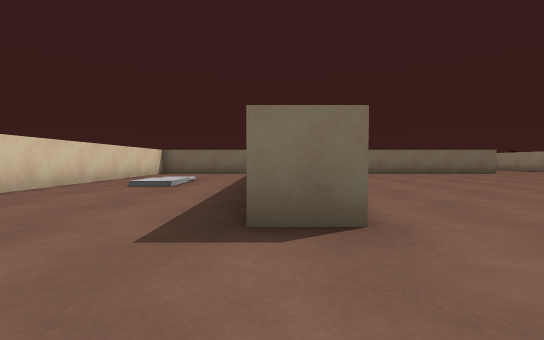
View 1 (above)

24 first-person views from a walk through a Unity game level. The camera is 0.55 m above the floor, tilts 2° down and sees 90° across. The floor is counted in squares, 1 m on a side. Each view is taken from the middle of a square. On the plan, view 1 faces up. The plan holds only what a view shows up to about 9 squares ahead; the rest is blank. The place goes on beyond the plan.

View 2
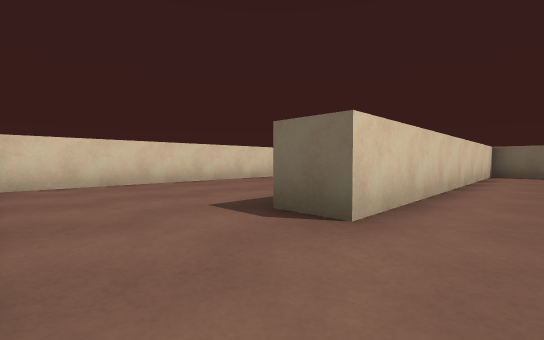

View 3
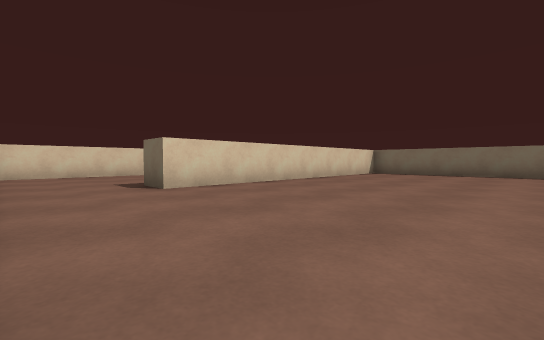

View 4
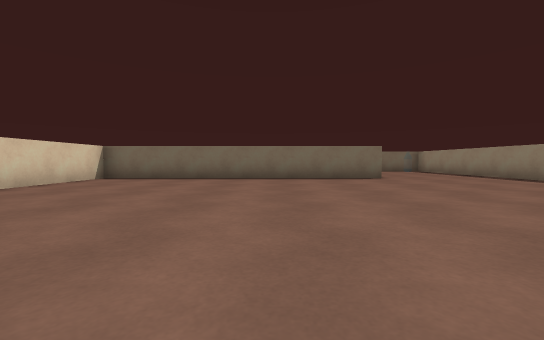

View 5
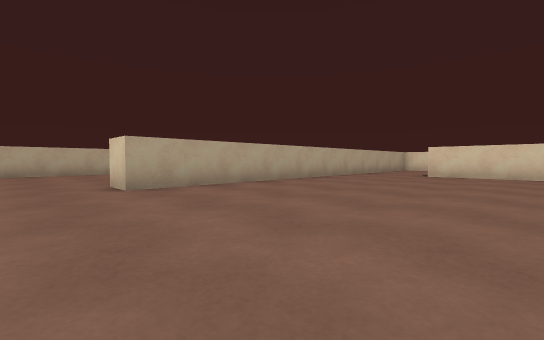

View 6
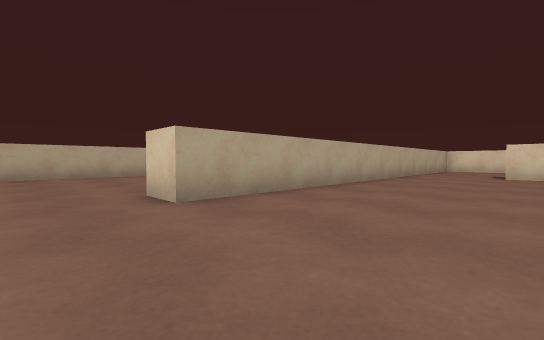

View 7
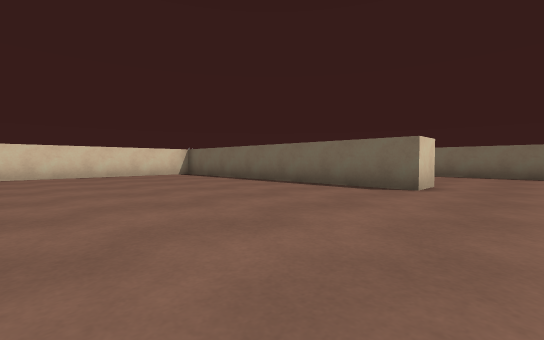

View 8
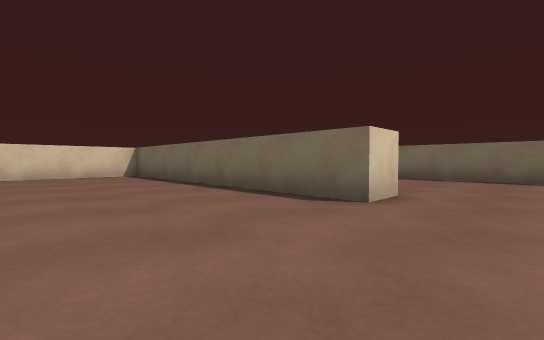

View 9
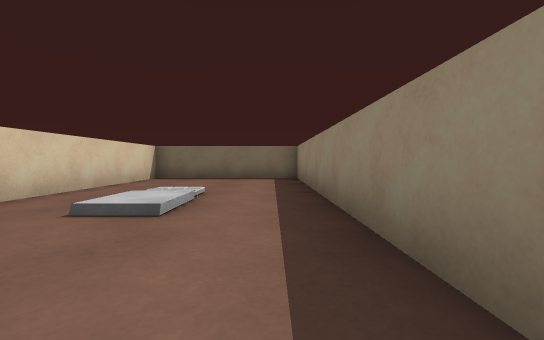

View 10
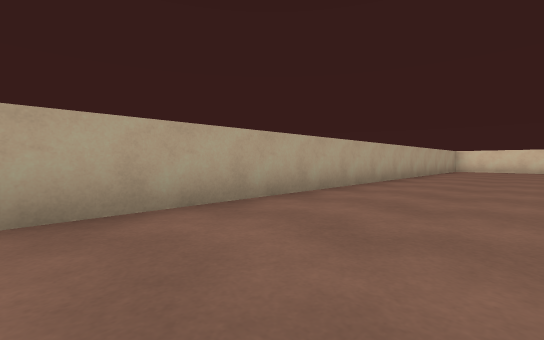

View 11
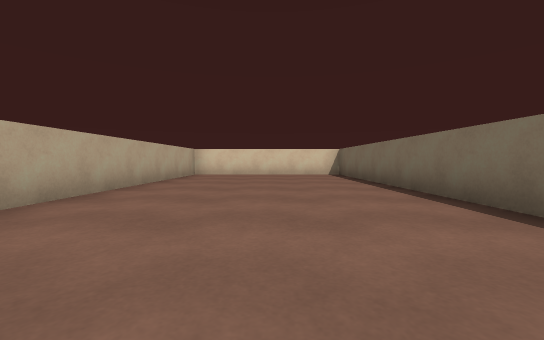

View 12
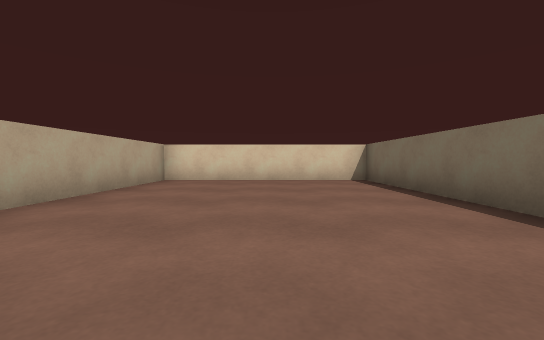

View 13
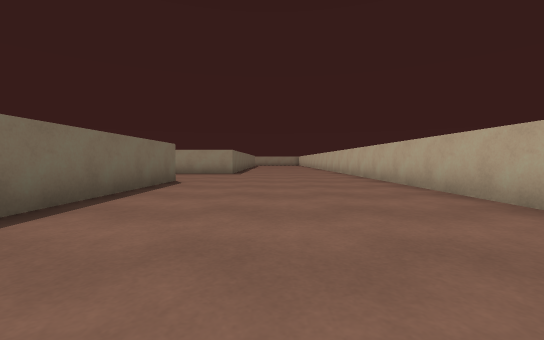

View 14
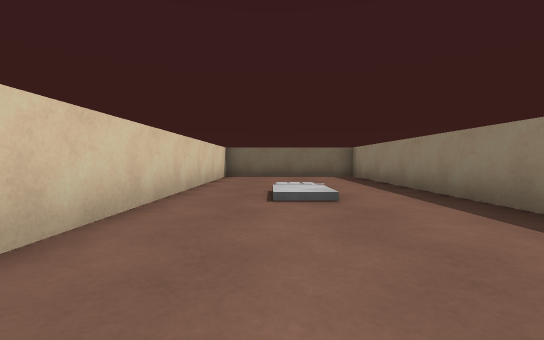

View 15
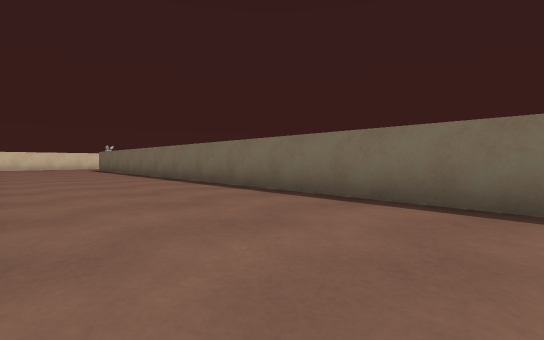

View 16
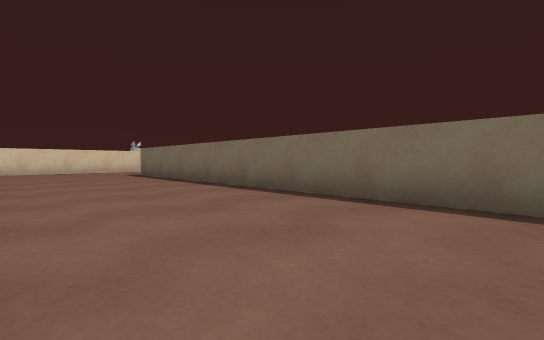

View 17
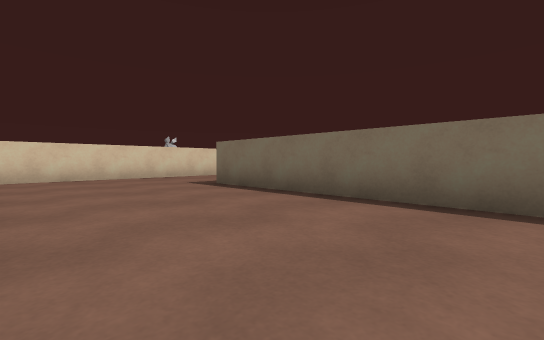

View 18
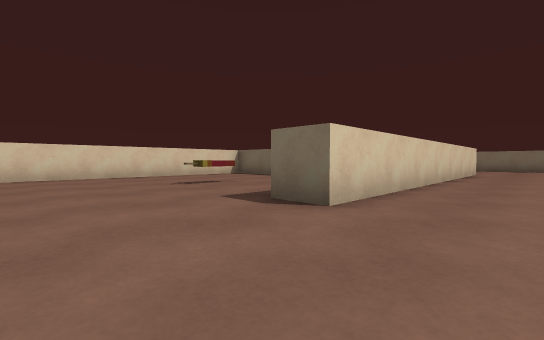

View 19
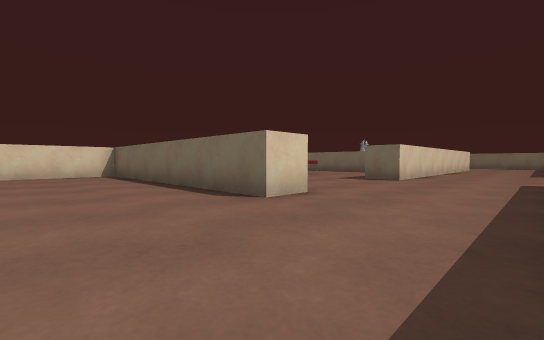

View 20
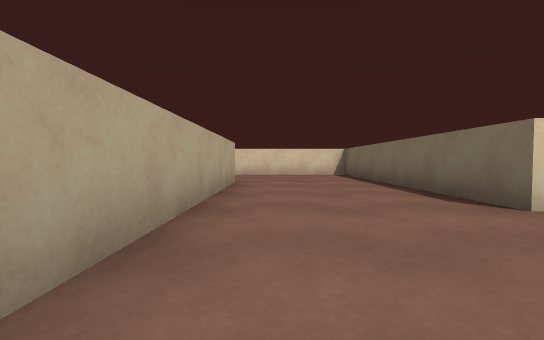

View 21
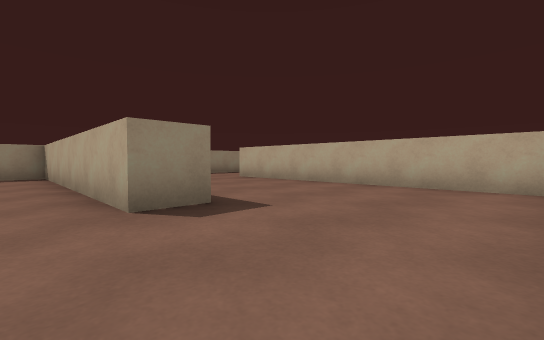

View 22
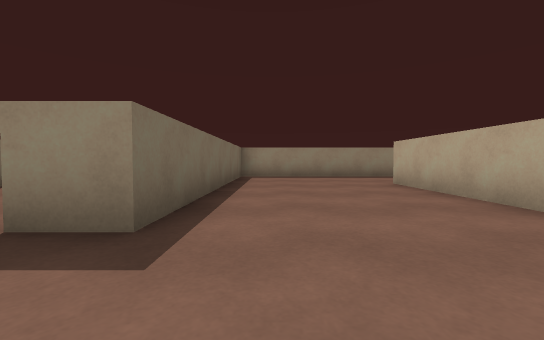

View 23
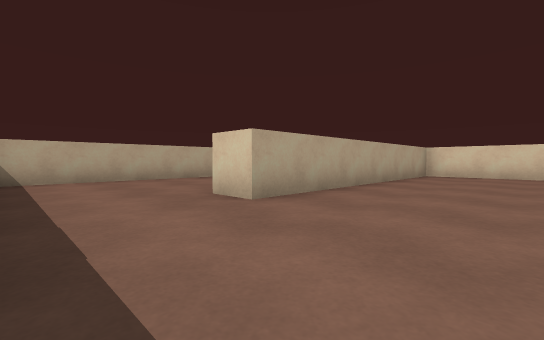

View 24
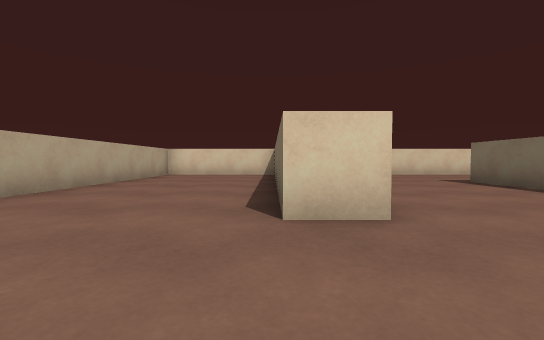

### Floor plan
Points are (right, up) in squares from view 1. A wall is a line through its corners. A room is listed if a view was taken in it or the views show most of it. See-through windows are left out.
Room 1 (views 1, 2, 3, 4, 5, 6, 7, 8, 9, 14)
walls: (-0.2, 3.8) (-0.2, 11.4) (-4.6, 11.4) (-4.6, -0.1); (1.6, -0.4) (9.4, -0.4); (9.4, 11.4) (0.8, 11.4) (0.8, 2.2) (-0.2, 2.2)
ways out: opening at (10.5, -1) to room 2; opening at (10.5, 12) to room 3
Room 2 (views 10, 11, 12, 13)
walls: (9.4, -0.4) (9.4, -1.4) (-4.6, -1.4) (-4.6, -7) (11.1, -7)
ways out: opening at (10.5, -1) to room 1
Room 3 (views 15, 16, 17, 18, 19, 20, 21, 22, 23, 24)
walls: (-8.8, 7.9) (-8.8, 6.8) (-16, 6.8); (-16.5, 12.2) (-16.5, 9); (-8.8, 20) (-8.8, 11.8) (-9.9, 11.8); (-6.1, 2.1) (-12.9, 2.1) (-12.9, 3.1) (-5.6, 3.1) (-5.6, 4); (-16.5, 6.2) (-16.5, 4); (-16.5, 1) (-16.5, -1.2); (-16.1, -1.9) (-8.5, -1.9) (-8.5, -2.9) (-12.6, -2.9); (9.4, 12.5) (9.4, 11.4); (-15, -7) (-5.9, -7); (11.1, 16.7) (-5.6, 16.7)
ways out: opening at (10.5, 12) to room 1
objects: other object (-13, 12) to (-13, 13)

Positions as (right, up) in squares from view 1, and headings:
1: (0, 0), facing up
2: (2, 0), facing up-left
3: (6, 0), facing up-left
4: (6, 3), facing up
5: (11, 5), facing down-left
6: (11, 3), facing down-left
7: (11, 6), facing up-left
8: (11, 8), facing up-left
9: (-1, 3), facing up
10: (11, -4), facing down-left
11: (6, -4), facing left
12: (3, -4), facing left
13: (2, -4), facing right
14: (-3, 2), facing up
15: (11, 13), facing up-left
16: (5, 13), facing up-left
17: (0, 13), facing up-left
18: (-7, 9), facing up-left
19: (-6, 4), facing up-left
20: (-6, 4), facing left
21: (-16, 4), facing down-right
22: (-15, 1), facing right
23: (-6, 1), facing down-left
24: (-6, -3), facing left
